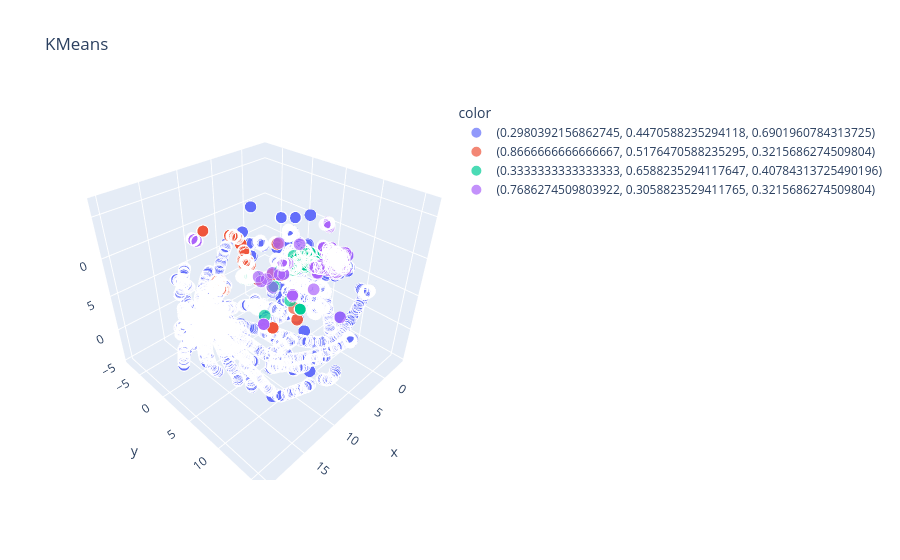

Source (notebook cell):
### Code cell
from sklearn.cluster import KMeans
RANDOM_SEED = 42

plot_clusters(X_embedded_pca, KMeans, [], {'n_clusters': 3, 'random_state': RANDOM_SEED, 'n_init': 20})

### Figure 1 — Plotly figure (JSON) as saved in the notebook; plotly's stock layout.template omitted (floating-point values rounded to 4 significant figures; data arrays with more than 128 entries replaced by an {"elided": "..."} marker saying what was removed)
{"data": [{"hovertemplate": "color=(0.2980392156862745, 0.4470588235294118, 0.6901960784313725)<br>x=%{x}<br>y=%{y}<br>z=%{z}<br>size=%{marker.size}<extra></extra>", "legendgroup": "(0.2980392156862745, 0.4470588235294118, 0.6901960784313725)", "marker": {"color": "#636efa", "size": {"elided": "17326 int values"}, "sizemode": "area", "sizeref": 0.005, "symbol": "circle"}, "mode": "markers", "name": "(0.2980392156862745, 0.4470588235294118, 0.6901960784313725)", "scene": "scene", "showlegend": true, "type": "scatter3d", "x": {"elided": "17326 float values"}, "y": {"elided": "17326 float values"}, "z": {"elided": "17326 float values"}}, {"hovertemplate": "color=(0.8666666666666667, 0.5176470588235295, 0.3215686274509804)<br>x=%{x}<br>y=%{y}<br>z=%{z}<br>size=%{marker.size}<extra></extra>", "legendgroup": "(0.8666666666666667, 0.5176470588235295, 0.3215686274509804)", "marker": {"color": "#EF553B", "size": {"elided": "1001 int values"}, "sizemode": "area", "sizeref": 0.005, "symbol": "circle"}, "mode": "markers", "name": "(0.8666666666666667, 0.5176470588235295, 0.3215686274509804)", "scene": "scene", "showlegend": true, "type": "scatter3d", "x": {"elided": "1001 float values"}, "y": {"elided": "1001 float values"}, "z": {"elided": "1001 float values"}}, {"hovertemplate": "color=(0.3333333333333333, 0.6588235294117647, 0.40784313725490196)<br>x=%{x}<br>y=%{y}<br>z=%{z}<br>size=%{marker.size}<extra></extra>", "legendgroup": "(0.3333333333333333, 0.6588235294117647, 0.40784313725490196)", "marker": {"color": "#00cc96", "size": {"elided": "1247 int values"}, "sizemode": "area", "sizeref": 0.005, "symbol": "circle"}, "mode": "markers", "name": "(0.3333333333333333, 0.6588235294117647, 0.40784313725490196)", "scene": "scene", "showlegend": true, "type": "scatter3d", "x": {"elided": "1247 float values"}, "y": {"elided": "1247 float values"}, "z": {"elided": "1247 float values"}}, {"hovertemplate": "color=(0.7686274509803922, 0.3058823529411765, 0.3215686274509804)<br>x=%{x}<br>y=%{y}<br>z=%{z}<br>size=%{marker.size}<extra></extra>", "legendgroup": "(0.7686274509803922, 0.3058823529411765, 0.3215686274509804)", "marker": {"color": "#ab63fa", "size": {"elided": "1426 int values"}, "sizemode": "area", "sizeref": 0.005, "symbol": "circle"}, "mode": "markers", "name": "(0.7686274509803922, 0.3058823529411765, 0.3215686274509804)", "scene": "scene", "showlegend": true, "type": "scatter3d", "x": {"elided": "1426 float values"}, "y": {"elided": "1426 float values"}, "z": {"elided": "1426 float values"}}], "layout": {"legend": {"itemsizing": "constant", "title": {"text": "color"}, "tracegroupgap": 0}, "scene": {"domain": {"x": [0, 1], "y": [0, 1]}, "xaxis": {"title": {"text": "x"}}, "yaxis": {"title": {"text": "y"}}, "zaxis": {"title": {"text": "z"}}}, "title": {"text": "KMeans"}}}
